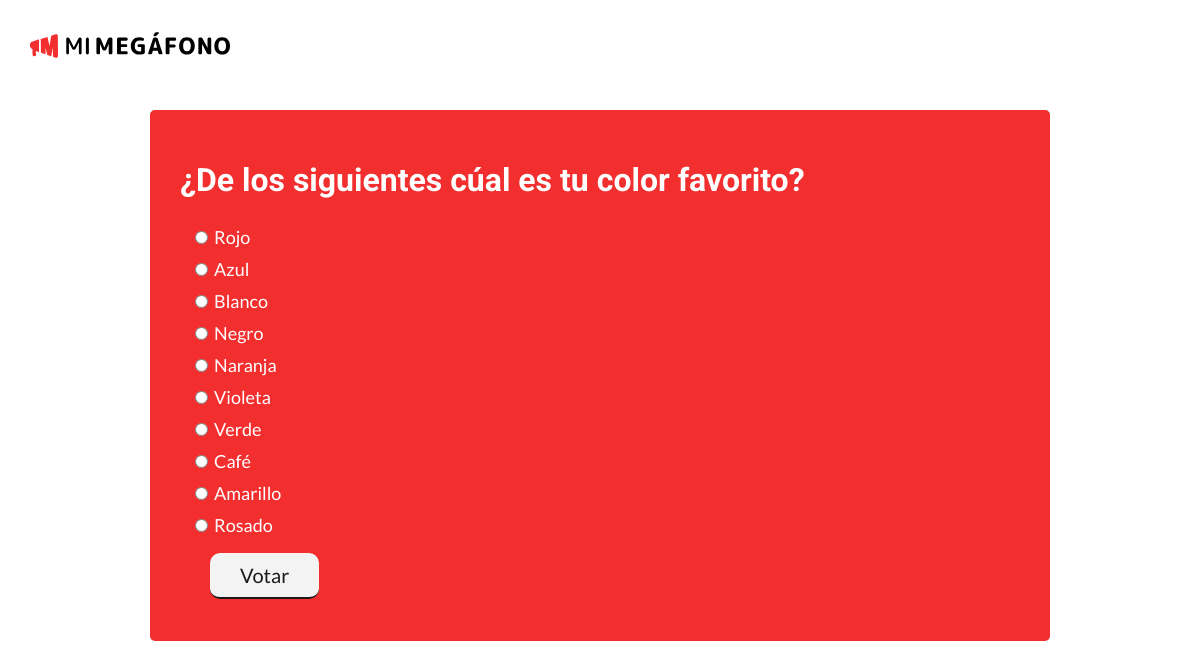
The page /polls/1/ on the database its author committed.
### polls/models.py (models this page shows, shortened)
class Question(models.Model):
    question_text = models.CharField(max_length=200)
    pub_date = models.DateTimeField('date published')

class Choice(models.Model):
    question = models.ForeignKey(Question, on_delete=models.CASCADE)
    choice_text = models.CharField(max_length=200)
    votes = models.IntegerField(default=0)

### polls/views.py (the view)
# urls.py: path('<int:pk>/', views.DetailView.as_view(), name='detail'),
class DetailView(generic.DetailView):
    model = Question
    template_name = 'polls/detail.html'

### polls/templates/polls/detail.html (shortened to what this page needs)
<!DOCTYPE html>
<html lang="es">
<head>
    {% load static %}
    <link rel="stylesheet" type="text/css" href="{% static 'polls/style.css' %}">
</head>
<body>
    <header>
        <a class="header-brand" href="{% url 'polls:index' %}">
        </a>
    </header>
    <div class="container">
        <h1 class="poll-title">{{ question.question_text }}</h1>
        <form class="form" action="{% url 'polls:vote' question.id %}" method="post">
        {% for choice in question.choice_set.all %}
            <div class="options-container">
                <input class="radio-option" type="radio" name="choice" id="choice{{ forloop.counter }}" value="{{ choice.id }}">
                <label class="radio-label" for="choice{{ forloop.counter }}">{{ choice.choice_text }}</label><br>
            </div>
        {% endfor %}
            <input class="form-button" type="submit" value="Votar">
        </form>
    </div>
</body>
</html>

### polls/static/polls/style.css (style rules this page uses)
:root { --primary-color: #f32e2e; --secondary-color: #1a1a1a; --terciary-color: #f3f3f3; --font-title: 'Roboto', sans-serif; --font: 'Lato', sans-serif; }
body { margin: 0; padding: 0; width: 100%; height: 100%; font-family: var(--font); }
header { width: 100%; height: 30px; padding: 30px; display: flex; justify-content: flex-start; box-sizing: border-box; }
.header-brand { width: 200px; height: 30px; }
.header-svg { width: 100%; height: 100%; }
.container { width: 70%; min-height: 300px; margin: 50px auto; background-color: var(--primary-color); color: white; border-radius: 5px; padding: 30px; }
.poll-title { font-family: var(--font-title); }
.form { width: 100%; padding: 0 10px; box-sizing: border-box; }
.options-container { padding: 5px 0; }
.radio-label { font-size: 18px; }
.form-button { font-family: var(--font); color: var(--secondary-color); font-size: 20px; padding: 10px 30px; background-color: var(--terciary-color); border: none; border-bottom: 2px solid var(--secondary-color); border-radius: 10px; margin: 12px 20px; }

### rows shown on the page
Question: question_text "¿De los siguientes cúal es tu color favorito?"
Choice: choice_text "Rojo"
Choice: choice_text "Azul"
Choice: choice_text "Blanco"
Choice: choice_text "Negro"
Choice: choice_text "Naranja"
Choice: choice_text "Violeta"
Choice: choice_text "Verde"
Choice: choice_text "Café"
Choice: choice_text "Amarillo"
Choice: choice_text "Rosado"
